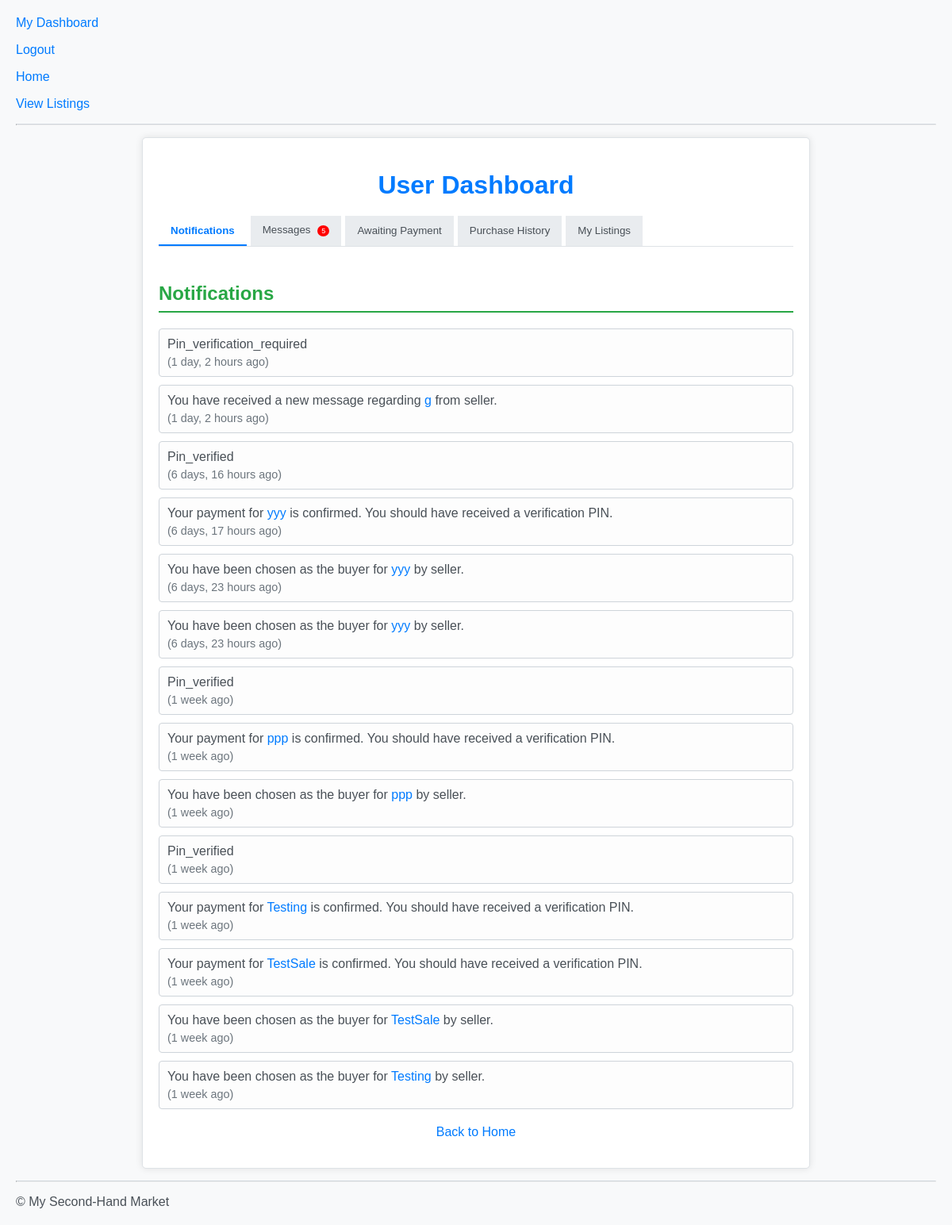
The app's page /dashboard/ (signed in), older data.
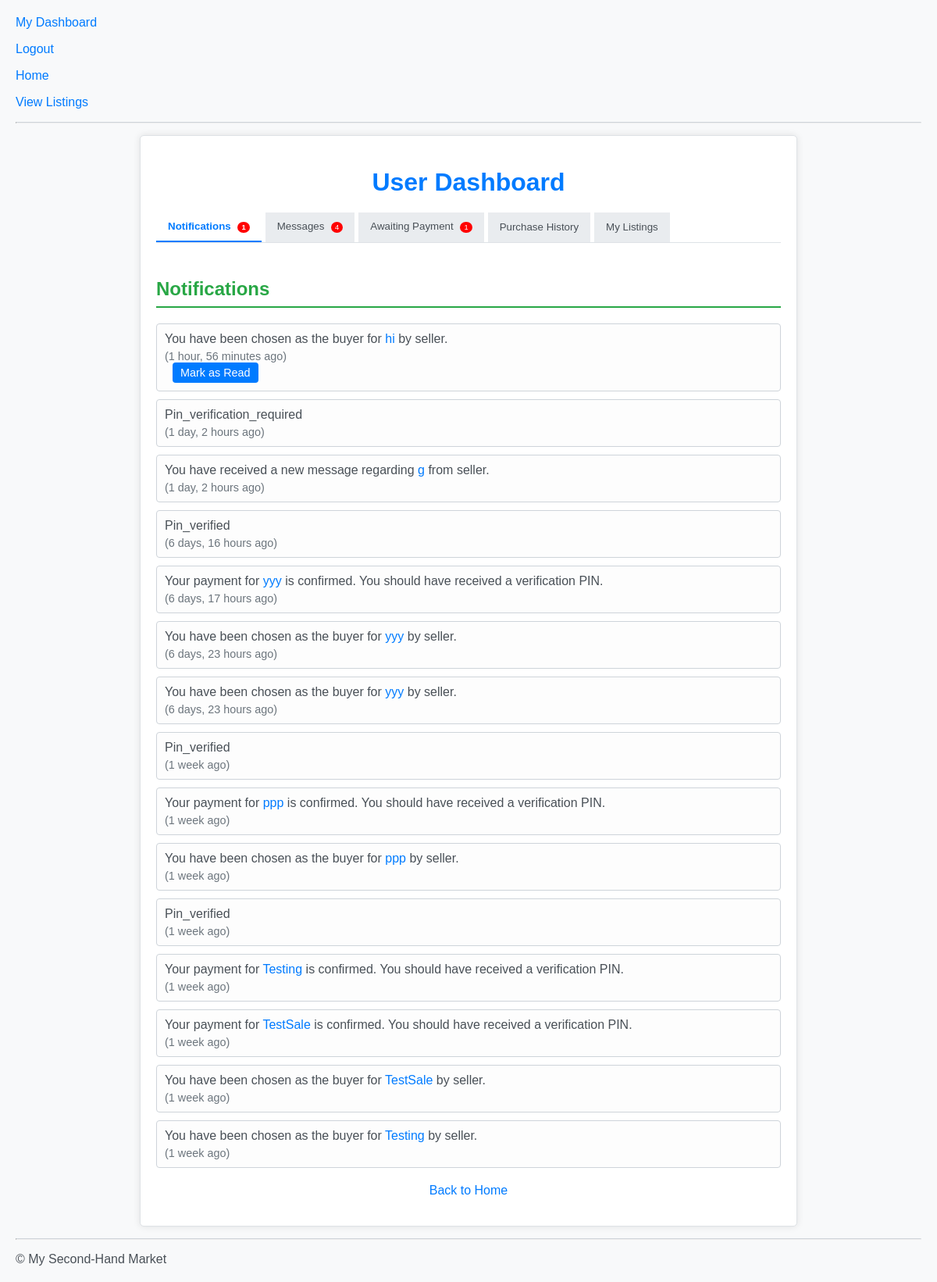
The same page, newer data.
### marketplace/models.py (models this page shows, shortened)
class Notification(models.Model):
    recipient = models.ForeignKey(User, related_name='notifications',
                                    on_delete=models.CASCADE)
    message = models.ForeignKey('Message', on_delete=models.CASCADE, null=True,
                                    blank=True)
    notification_type = models.CharField(
        max_length=255)  # e.g., 'buyer_chosen', 'message_received'
    is_read = models.BooleanField(default=False)
    created_at = models.DateTimeField(auto_now_add=True)
    class Meta:
        ordering = ['-created_at']

class Message(models.Model):
    sender = models.ForeignKey(User, related_name='sent_messages', on_delete=models.CASCADE)
    recipient = models.ForeignKey(User, related_name='received_messages',
                                    on_delete=models.CASCADE)
    item = models.ForeignKey('Item', on_delete=models.CASCADE)
    subject = models.CharField(max_length=255)
    body = models.TextField()
    sent_at = models.DateTimeField(auto_now_add=True)
    is_read = models.BooleanField(default=False)
    is_accepted = models.BooleanField(
        default=False)  # Seller accepted buyer's offer
    payment_processed = models.BooleanField(default=False)
    transaction_id = models.CharField(max_length=100, unique=True, null=True,
                                        blank=True)  # Unique transaction identifier
    cancelled = models.BooleanField(default=False)
    class Meta:
        ordering = ['-sent_at']

class Item(models.Model):
    seller = models.ForeignKey(User, on_delete=models.CASCADE)
    title = models.CharField(max_length=200)
    description = models.TextField()
    category = models.ForeignKey(Category, on_delete=models.CASCADE)
    condition = models.CharField(
        max_length=50,
        choices=[
            ('new', 'New'),
            ('like_new', 'Like New'),
            ('very_good', 'Very Good'),
            ('good', 'Good'),
            ('fair', 'Fair'),
            ('damaged', 'Damaged'),
        ],
        default='good'
    )
    price = models.DecimalField(max_digits=10, decimal_places=2)
    selling_price = models.DecimalField(max_digits=10, decimal_places=2,
                                        null=True, blank=True)  # ADD THIS LINE
    image1 = models.ImageField(upload_to='item_images/', null=True, blank=True)
    image2 = models.ImageField(upload_to='item_images/', null=True, blank=True)
    image3 = models.ImageField(upload_to='item_images/', null=True, blank=True)
    image4 = models.ImageField(upload_to='item_images/', null=True, blank=True)
    image5 = models.ImageField(upload_to='item_images/', null=True, blank=True)
    image6 = models.ImageField(upload_to='item_images/', null=True, blank=True)
    image1_thumbnail = models.ImageField(upload_to='item_thumbnails/', blank=True, null=True)
    image2_thumbnail = models.ImageField(upload_to='item_thumbnails/', blank=True, null=True)
    image3_thumbnail = models.ImageField(upload_to='item_thumbnails/', blank=True, null=True)
    image4_thumbnail = models.ImageField(upload_to='item_thumbnails/', blank=True, null=True)
    image5_thumbnail = models.ImageField(upload_to='item_thumbnails/', blank=True, null=True)
    image6_thumbnail = models.ImageField(upload_to='item_thumbnails/', blank=True, null=True)
    created_at = models.DateTimeField(auto_now_add=True)
    updated_at = models.DateTimeField(auto_now=True)
    buyer = models.ForeignKey(User, on_delete=models.SET_NULL, related_name='bought_items', null=True, blank=True)
    sold = models.BooleanField(default=False)

### marketplace/views.py (the view)
# urls.py: path('dashboard/', views.user_dashboard, name='user_dashboard'),
@login_required
def user_dashboard(request):
    received_messages = Message.objects.filter(recipient=request.user).exclude(sender=request.user, is_accepted=True).order_by('-sent_at')
    unread_messages_count = received_messages.filter(is_read=False).count()
    notifications = Notification.objects.filter(recipient=request.user).order_by('-created_at')
    unread_notifications_count = notifications.filter(is_read=False).count()
    items_to_pay = Item.objects.filter(
        message__sender=request.user,
        message__is_accepted=True,
        message__payment_processed=False
    ).prefetch_related('message_set').distinct()
    awaiting_payment_count = items_to_pay.count()
    items_awaiting_payment_with_messages = []
    for item in items_to_pay:
        relevant_messages = item.message_set.filter(
            sender=request.user,
            is_accepted=True,
            payment_processed=False
        )
        items_awaiting_payment_with_messages.append({'item': item, 'messages': relevant_messages})
    purchase_history = ItemTransaction.objects.filter(
        buyer=request.user,
        payment_timestamp__isnull=False,   # Payment made
        pin_verified=True,                 # PIN verified
    ).order_by('-payment_timestamp').select_related('item', 'seller')
    purchase_history_count = purchase_history.count()
    my_listings = Item.objects.filter(seller=request.user).order_by('-created_at')
    my_listings_count = my_listings.count()
    received_messages_with_cancellation_status = []
    for message in received_messages:
        buyer_cancelled_notification_exists = message.notification_set.filter(notification_type='buyer_cancelled').exists()
        received_messages_with_cancellation_status.append({
            'message': message,
            'buyer_cancelled': buyer_cancelled_notification_exists,
        })
    context = {
        'received_messages_with_cancellation_status': received_messages_with_cancellation_status,
        'unread_messages_count': unread_messages_count,
        'notifications': notifications,
        'unread_notifications_count': unread_notifications_count,
        'items_to_pay': items_awaiting_payment_with_messages,
        'awaiting_payment_count': awaiting_payment_count,
        'purchase_history': purchase_history,
        'purchase_history_count': purchase_history_count,
        'my_listings': my_listings,
        'my_listings_count': my_listings_count,
    }
    return render(request, 'marketplace/user_dashboard.html', context)

### marketplace/templates/marketplace/user_dashboard.html (shortened to what this page needs)
{% extends 'marketplace/base.html' %}
{% block content %}
<div class="dashboard-container">
    <h1>User Dashboard</h1>
    <div class="dashboard-tabs">
        <button class="tab-button {% if unread_notifications_count > 0 %}has-notifications{% endif %} active" onclick="openTab('notifications')">
            Notifications
            {% if unread_notifications_count > 0 %}
            <span class="notification-indicator">{{ unread_notifications_count }}</span>
            {% endif %}
        </button>
        <button class="tab-button {% if unread_messages_count > 0 %}has-notifications{% endif %}" onclick="openTab('messages')">
            Messages
            {% if unread_messages_count > 0 %}
            <span class="notification-indicator">{{ unread_messages_count }}</span>
            {% endif %}
        </button>
        <button class="tab-button {% if awaiting_payment_count > 0 %}has-notifications{% endif %}" onclick="openTab('awaiting_payment')">
            {% if request.user.is_seller %}Awaiting Action{% else %}Awaiting Payment{% endif %}
            {% if awaiting_payment_count > 0 %}
            <span class="notification-indicator">{{ awaiting_payment_count }}</span>
            {% endif %}
        </button>
        <button class="tab-button" onclick="openTab('purchase_history')">
            {% if request.user.is_seller %}Sales History{% else %}Purchase History{% endif %}
        </button>
        <button class="tab-button" onclick="openTab('my_listings')">My Listings</button>
    </div>
    <div id="notifications" class="tab-content active">
        <h2>Notifications</h2>
        {% if notifications %}
        <ul>
            {% for notification in notifications %}
            <li>
                {% if notification.notification_type == 'buyer_chosen' %}
                    {% if request.user == notification.recipient and notification.message and notification.message.item %}
                        You have been chosen as the buyer for
                        <a href="{% url 'item_detail' notification.message.item.id %}">{{ notification.message.item.title }}</a>
                        by {{ notification.message.recipient.username }}.
                    {% elif request.user == notification.message.recipient and notification.message and notification.message.item %}
                        You chose {{ notification.message.sender.username }} as the buyer for
                        <a href="{% url 'item_detail' notification.message.item.id %}">{{ notification.message.item.title }}</a>.
                    {% else %}
                        {{ notification.notification_type|capfirst }}
                    {% endif %}
                {% elif notification.notification_type == 'message_received' and notification.message and notification.message.item %}
                    You have received a new message regarding
                    <a href="{% url 'item_detail' notification.message.item.id %}">{{ notification.message.item.title }}</a>
                    from {{ notification.message.sender.username }}.
                {% elif notification.notification_type == 'payment_confirmed_pin_sent' %}
                    {% if request.user == notification.recipient and notification.message and notification.message.item %}
                        Your payment for
                        <a href="{% url 'item_detail' notification.message.item.id %}">{{ notification.message.item.title }}</a>
                        is confirmed. You should have received a verification PIN.
                    {% elif request.user == notification.message.recipient and notification.message and notification.message.item %}
                        {{ notification.message.sender.username }} has confirmed payment for
                        <a href="{% url 'item_detail' notification.message.item.id %}">{{ notification.message.item.title }}</a>.
                        A verification PIN has been sent to them.
                    {% else %}
                        {{ notification.notification_type|capfirst }}
                    {% endif %}
                {% elif notification.notification_type == 'pin_verified' %}
                    {% if request.user == notification.recipient and notification.message and notification.message.item %}
                        The PIN for your purchase of
                        <a href="{% url 'item_detail' notification.message.item.id %}">{{ notification.message.item.title }}</a>
                        has been successfully verified.
                    {% elif request.user == notification.message.recipient and notification.message and notification.message.item %}
                        The buyer has successfully verified the PIN for
                        <a href="{% url 'item_detail' notification.message.item.id %}">{{ notification.message.item.title }}</a>.
                        Funds will now be processed (simulated).
                    {% else %}
                        {{ notification.notification_type|capfirst }}
                    {% endif %}
                {% else %}
                    {{ notification.notification_type|capfirst }}
                {% endif %}
                <small>({{ notification.created_at|timesince }} ago)</small>
                {% if not notification.is_read %}
                <form method="post" action="{% url 'mark_notification_as_read' notification.id %}">
                    <button type="submit">Mark as Read</button>
                </form>
                {% endif %}
            </li>
            {% endfor %}
        </ul>
        {% else %}
        <p>No notifications yet.</p>
        {% endif %}
    </div>
    <p class="back-link"><a href="{% url 'home' %}">Back to Home</a></p>
</div>
{% endblock %}

### marketplace/templates/marketplace/base.html (shortened to what this page needs)
<!DOCTYPE html>
<html>
<head>
</head>
<body>
    <nav>
        {% if user.is_authenticated %}
            <p><a href="{% url 'user_dashboard' %}">My Dashboard</a></p>
            <p><a href="{% url 'logout' %}">Logout</a></p>
        {% else %}
            <p><a href="{% url 'register' %}">Register</a></p>
            <p><a href="{% url 'login' %}">Login</a></p>
        {% endif %}
        <p><a href="{% url 'home' %}">Home</a></p>
        <p><a href="{% url 'item_list' %}">View Listings</a></p>
        <hr>
    </nav>
    <div class="content">
        {% block content %}
        {% endblock %}
    </div>
    <footer>
        <hr>
        <p>&copy; My Second-Hand Market</p>
    </footer>
</body>
</html>

### marketplace/templates/marketplace/base.html (style rules this page uses)
body { font-family: sans-serif; margin: 20px; }

### marketplace/templates/marketplace/user_dashboard.html (style rules this page uses)
body { font-family: 'Arial', sans-serif; margin: 20px; background-color: #f8f9fa; color: #495057; }
h1 { color: #007bff; text-align: center; margin-bottom: 20px; }
.dashboard-container { max-width: 800px; margin: 0 auto; padding: 20px; background-color: #fff; border: 1px solid #dee2e6; border-radius: 5px; box-shadow: 0 0 10px rgba(0, 0, 0, 0.1); }
.dashboard-tabs { display: flex; border-bottom: 1px solid #dee2e6; margin-bottom: 15px; }
.tab-button { background-color: #e9ecef; color: #495057; border: none; padding: 10px 15px; cursor: pointer; transition: background-color 0.3s ease; border-bottom: 2px solid transparent; margin-right: 5px; }
.tab-button.active { background-color: #fff; color: #007bff; border-bottom: 2px solid #007bff; font-weight: bold; }
.tab-content { display: none; padding-top: 15px; }
.tab-content.active { display: block; }
h2 { color: #28a745; margin-top: 15px; border-bottom: 2px solid #28a745; padding-bottom: 8px; font-size: 1.5em; }
ul { list-style: none; padding: 0; }
li { margin-bottom: 10px; padding: 10px; border: 1px solid #ced4da; border-radius: 4px; background-color: #fdfdfd; }
a { color: #007bff; text-decoration: none; }
small { color: #6c757d; display: block; margin-top: 5px; font-size: 0.9em; }
form { display: inline; margin-left: 10px; }
button[type="submit"] { background-color: #007bff; color: #fff; border: none; padding: 5px 10px; border-radius: 4px; cursor: pointer; font-size: 0.9em; }
hr { border-top: 1px solid #ced4da; margin: 15px 0; }
.back-link { margin-top: 20px; text-align: center; }
.notification-indicator { display: inline-block; background-color: red; color: white; font-size: 0.7em; border-radius: 50%; padding: 2px 5px; margin-left: 5px; vertical-align: middle; }

Row changes from the older to the newer data that the page shows:
added Notification: message.item "hi", message.recipient.username "seller", created_at "1 hour, 56 minutes", is_read "Mark as Read"
Text that changed along with them:
{{ unread_notifications_count }}: (not shown) → "1"
{{ unread_messages_count }}: "5" → "4"
{{ awaiting_payment_count }}: (not shown) → "1"
